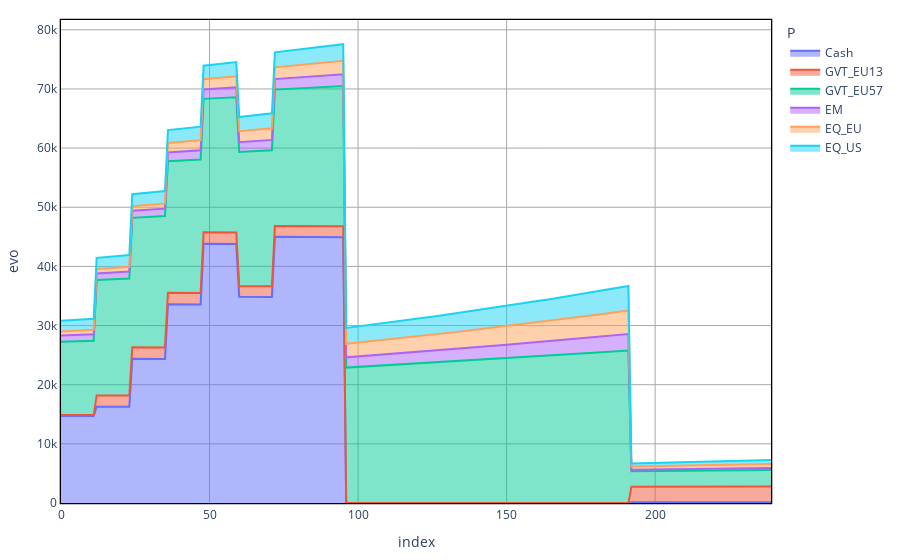
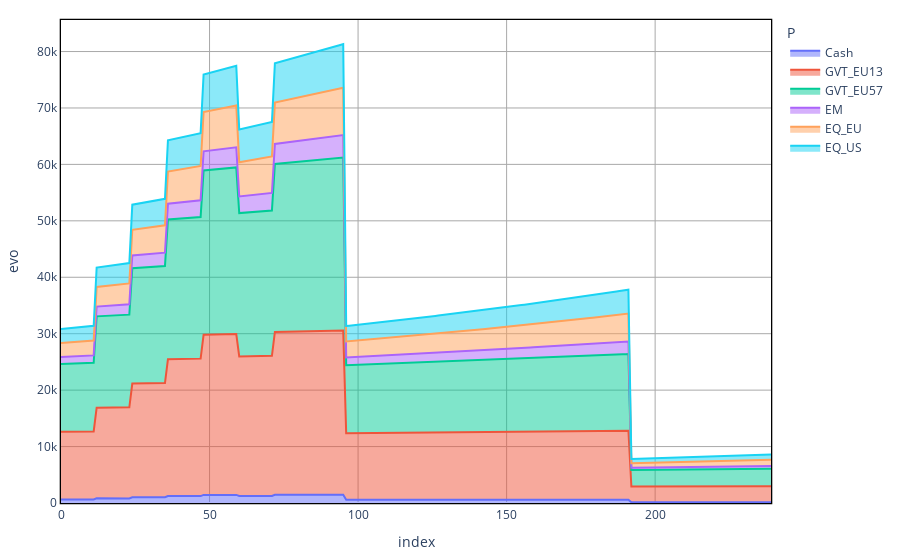

The notebook cell saved with these charts, in order:
### Code cell
n_scen = None
perc = False
#print([solution[l][n_scen].varValue for l in Lt])
plt = ALMc.AssetAllocationChart(problem,sol,n_scen=n_scen, perc = False)
plt.show()
plt = ALMc.AssetAllocationChart(problem,sol_bah,n_scen=n_scen, perc = False)
plt.show()

### Figure 1 — Plotly figure (JSON) as saved in the notebook; plotly's stock layout.template omitted (floating-point values rounded to 4 significant figures; data arrays with more than 128 entries replaced by an {"elided": "..."} marker saying what was removed)
{"data": [{"hovertemplate": "P=Cash<br>index=%{x}<br>evo=%{y}<extra></extra>", "legendgroup": "Cash", "line": {"color": "#636efa"}, "mode": "lines", "name": "Cash", "orientation": "v", "showlegend": true, "stackgroup": "1", "type": "scatter", "x": {"elided": "240 int values"}, "xaxis": "x", "y": {"elided": "240 float values"}, "yaxis": "y"}, {"hovertemplate": "P=GVT_EU13<br>index=%{x}<br>evo=%{y}<extra></extra>", "legendgroup": "GVT_EU13", "line": {"color": "#EF553B"}, "mode": "lines", "name": "GVT_EU13", "orientation": "v", "showlegend": true, "stackgroup": "1", "type": "scatter", "x": {"elided": "240 int values"}, "xaxis": "x", "y": {"elided": "240 float values"}, "yaxis": "y"}, {"hovertemplate": "P=GVT_EU57<br>index=%{x}<br>evo=%{y}<extra></extra>", "legendgroup": "GVT_EU57", "line": {"color": "#00cc96"}, "mode": "lines", "name": "GVT_EU57", "orientation": "v", "showlegend": true, "stackgroup": "1", "type": "scatter", "x": {"elided": "240 int values"}, "xaxis": "x", "y": {"elided": "240 float values"}, "yaxis": "y"}, {"hovertemplate": "P=EM<br>index=%{x}<br>evo=%{y}<extra></extra>", "legendgroup": "EM", "line": {"color": "#ab63fa"}, "mode": "lines", "name": "EM", "orientation": "v", "showlegend": true, "stackgroup": "1", "type": "scatter", "x": {"elided": "240 int values"}, "xaxis": "x", "y": {"elided": "240 float values"}, "yaxis": "y"}, {"hovertemplate": "P=EQ_EU<br>index=%{x}<br>evo=%{y}<extra></extra>", "legendgroup": "EQ_EU", "line": {"color": "#FFA15A"}, "mode": "lines", "name": "EQ_EU", "orientation": "v", "showlegend": true, "stackgroup": "1", "type": "scatter", "x": {"elided": "240 int values"}, "xaxis": "x", "y": {"elided": "240 float values"}, "yaxis": "y"}, {"hovertemplate": "P=EQ_US<br>index=%{x}<br>evo=%{y}<extra></extra>", "legendgroup": "EQ_US", "line": {"color": "#19d3f3"}, "mode": "lines", "name": "EQ_US", "orientation": "v", "showlegend": true, "stackgroup": "1", "type": "scatter", "x": {"elided": "240 int values"}, "xaxis": "x", "y": {"elided": "240 float values"}, "yaxis": "y"}], "layout": {"legend": {"title": {"text": "P"}, "tracegroupgap": 0}, "margin": {"b": 20, "l": 20, "r": 20, "t": 20}, "paper_bgcolor": "white", "plot_bgcolor": "white", "showlegend": true, "xaxis": {"anchor": "y", "domain": [0, 1], "gridcolor": "darkgray", "gridwidth": 1, "linecolor": "black", "linewidth": 1.3, "mirror": true, "showgrid": true, "showline": true, "title": {"text": "index"}}, "yaxis": {"anchor": "x", "domain": [0, 1], "gridcolor": "darkgray", "gridwidth": 1, "linecolor": "black", "linewidth": 1.3, "mirror": true, "showgrid": true, "showline": true, "title": {"text": "evo"}}}}

### Figure 2 — Plotly figure (JSON) as saved in the notebook; plotly's stock layout.template omitted (floating-point values rounded to 4 significant figures; data arrays with more than 128 entries replaced by an {"elided": "..."} marker saying what was removed)
{"data": [{"hovertemplate": "P=Cash<br>index=%{x}<br>evo=%{y}<extra></extra>", "legendgroup": "Cash", "line": {"color": "#636efa"}, "mode": "lines", "name": "Cash", "orientation": "v", "showlegend": true, "stackgroup": "1", "type": "scatter", "x": {"elided": "240 int values"}, "xaxis": "x", "y": {"elided": "240 float values"}, "yaxis": "y"}, {"hovertemplate": "P=GVT_EU13<br>index=%{x}<br>evo=%{y}<extra></extra>", "legendgroup": "GVT_EU13", "line": {"color": "#EF553B"}, "mode": "lines", "name": "GVT_EU13", "orientation": "v", "showlegend": true, "stackgroup": "1", "type": "scatter", "x": {"elided": "240 int values"}, "xaxis": "x", "y": {"elided": "240 float values"}, "yaxis": "y"}, {"hovertemplate": "P=GVT_EU57<br>index=%{x}<br>evo=%{y}<extra></extra>", "legendgroup": "GVT_EU57", "line": {"color": "#00cc96"}, "mode": "lines", "name": "GVT_EU57", "orientation": "v", "showlegend": true, "stackgroup": "1", "type": "scatter", "x": {"elided": "240 int values"}, "xaxis": "x", "y": {"elided": "240 float values"}, "yaxis": "y"}, {"hovertemplate": "P=EM<br>index=%{x}<br>evo=%{y}<extra></extra>", "legendgroup": "EM", "line": {"color": "#ab63fa"}, "mode": "lines", "name": "EM", "orientation": "v", "showlegend": true, "stackgroup": "1", "type": "scatter", "x": {"elided": "240 int values"}, "xaxis": "x", "y": {"elided": "240 float values"}, "yaxis": "y"}, {"hovertemplate": "P=EQ_EU<br>index=%{x}<br>evo=%{y}<extra></extra>", "legendgroup": "EQ_EU", "line": {"color": "#FFA15A"}, "mode": "lines", "name": "EQ_EU", "orientation": "v", "showlegend": true, "stackgroup": "1", "type": "scatter", "x": {"elided": "240 int values"}, "xaxis": "x", "y": {"elided": "240 float values"}, "yaxis": "y"}, {"hovertemplate": "P=EQ_US<br>index=%{x}<br>evo=%{y}<extra></extra>", "legendgroup": "EQ_US", "line": {"color": "#19d3f3"}, "mode": "lines", "name": "EQ_US", "orientation": "v", "showlegend": true, "stackgroup": "1", "type": "scatter", "x": {"elided": "240 int values"}, "xaxis": "x", "y": {"elided": "240 float values"}, "yaxis": "y"}], "layout": {"legend": {"title": {"text": "P"}, "tracegroupgap": 0}, "margin": {"b": 20, "l": 20, "r": 20, "t": 20}, "paper_bgcolor": "white", "plot_bgcolor": "white", "showlegend": true, "xaxis": {"anchor": "y", "domain": [0, 1], "gridcolor": "darkgray", "gridwidth": 1, "linecolor": "black", "linewidth": 1.3, "mirror": true, "showgrid": true, "showline": true, "title": {"text": "index"}}, "yaxis": {"anchor": "x", "domain": [0, 1], "gridcolor": "darkgray", "gridwidth": 1, "linecolor": "black", "linewidth": 1.3, "mirror": true, "showgrid": true, "showline": true, "title": {"text": "evo"}}}}
